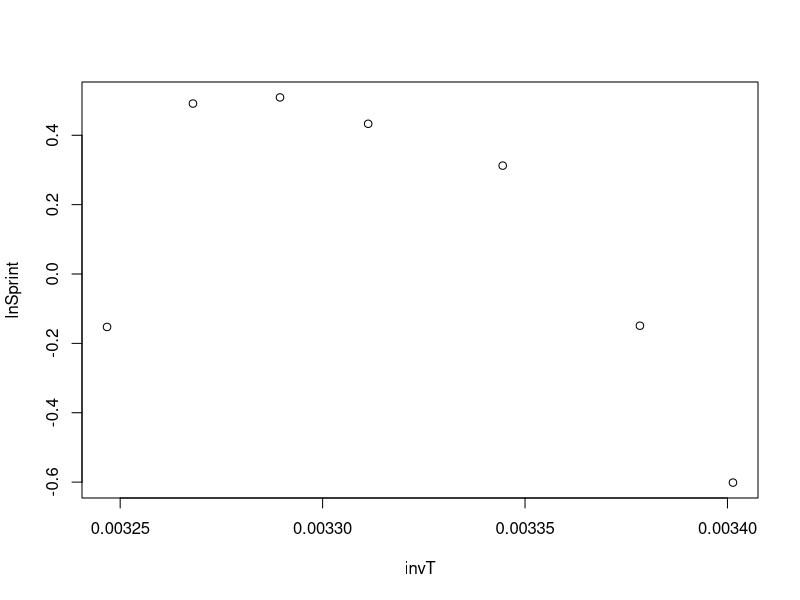

Write the R code that produced this figure.
# read sprint speed (m/s) vs. temperature (deg C) data from Yuni and compute Arrhenius temperature
data<-read.csv('sprint speed/sprint_speed_N_ocellatus_Yuni_highland.csv')

data$invT<-1/(data$Temperature+273) # 1/K
data$lnSprint<-log(data$Speed)
with(data,plot(lnSprint~invT))

TA.data<-data[1:6,] # remove highest temperature
arrhen<-lm(TA.data$lnSprint~TA.data$invT) # get Arrhenius temperature
TA<-arrhen$coefficients[2]
list(arrhen)
